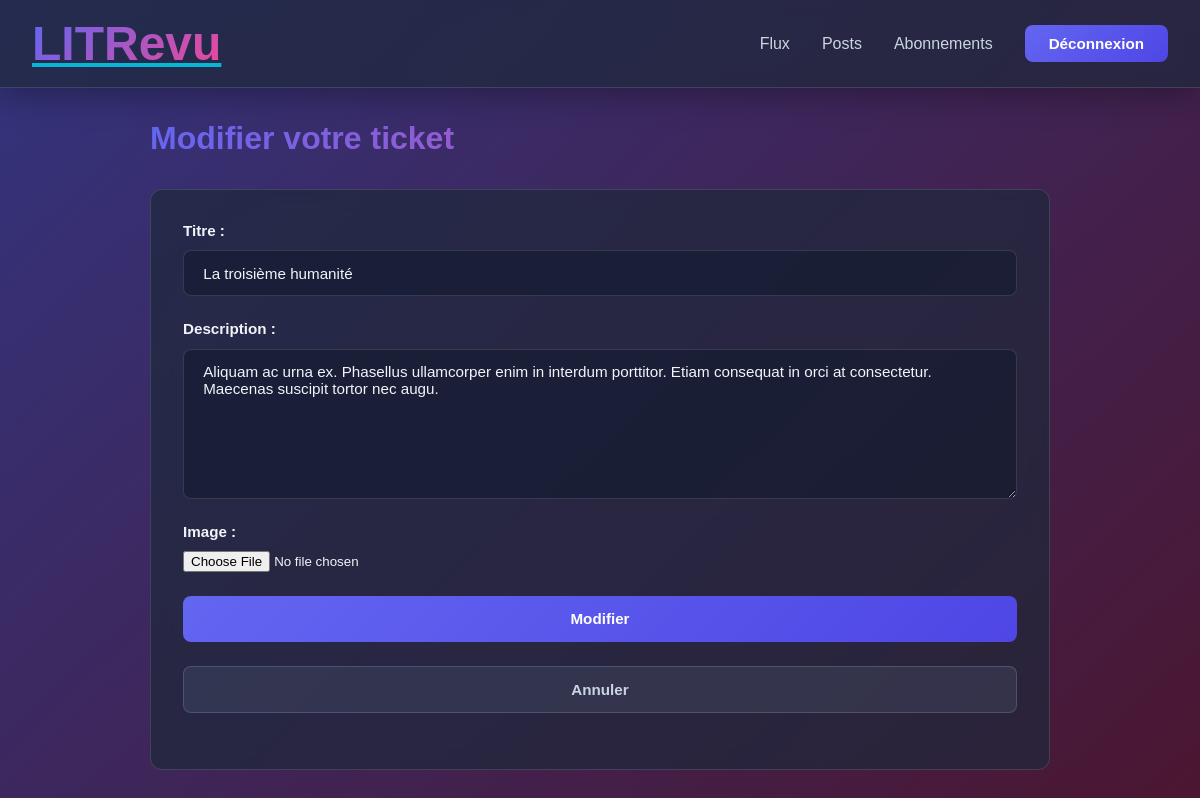
Page /reviews/tickets/38/modify/ (signed in) on the committed database.
### reviews/models.py (models this page shows, shortened)
class Ticket(models.Model):
    title = models.CharField(max_length=128)
    description = models.TextField(max_length=2048)
    user = models.ForeignKey(
        settings.AUTH_USER_MODEL,
        on_delete=models.CASCADE
    )
    image = models.ImageField(upload_to="tickets/", null=True, blank=True)
    time_created = models.DateTimeField(auto_now_add=True)

### reviews/views.py (the view, shortened to what this page needs)
# urls.py: path("tickets/<int:pk>/modify/", TicketUpdateView.as_view(),
class TicketUpdateView(UserTestCustom, UpdateView):
    template_name = 'reviews/ticket_form.html'
    success_url = reverse_lazy('reviews:posts')
    model = Ticket
    form_class = TicketForm

### reviews/forms.py
class TicketForm(forms.ModelForm):
    class Meta:
        model = Ticket
        fields = ['title', 'description', 'image']
        widgets = {
            'title': forms.TextInput(attrs={
                'placeholder': 'Title'
            }),
            'description': forms.Textarea(attrs={
                'rows': 3,
                'placeholder': 'Description',
            }),
            'image': forms.FileInput(attrs={
                'placeholder': 'Image'
            })
        }
        labels = {
            'title': 'Titre',
            'description': 'Description',
        }

### reviews/views.py (called while the page is built)
    def test_func(self):
        element = self.get_object()
        return element.user == self.request.user

### reviews/templates/reviews/ticket_form.html (shortened to what this page needs)
{% extends 'base.html' %}
{% load static %}
{% block extra_css %}
    <link rel="stylesheet" href="{% static 'reviews/css/ticket.css' %}">
{% endblock %}
{% block content %}
    <div class ="ticket-form">
        <h2>
            {% if object %}Modifier votre ticket{% else %}Créer un ticket{% endif %}
        </h2>
        <form method="post" enctype="multipart/form-data">
            {{ form.as_p }}
            <button type="submit">
                {% if object %}Modifier{% else %}Publier{% endif %}
            </button>
            <a href="{% if object %}{% url 'reviews:posts' %}{% else %}{% url 'reviews:feed' %}{% endif %}">Annuler</a>
        </form>
    </div>
{% endblock %}

### static/css/base.css (style rules this page uses)
* { margin: 0; padding: 0; box-sizing: border-box; }
:root { --primary: #6366f1; --primary-dark: #4f46e5; --secondary: #ec4899; --bg-dark: #0f172a; --bg-light: #1e293b; --glass-bg: rgba(30, 41, 59, 0.7); --glass-border: rgba(255, 255, 255, 0.125); --text-primary: #f1f5f9; --text-secondary: #cbd5e1; --accent: #06b6d4; }
html { scroll-behavior: smooth; }
body { font-family: 'Satoshi', sans-serif; background: linear-gradient(137deg,rgb(51, 52, 126) 0%, rgb(75, 22, 49) 100%); color: var(--text-primary); background-attachment: fixed; min-height: 100vh; }
button, .btn { background: linear-gradient(135deg, var(--primary), var(--primary-dark)); border: none; color: white; padding: 0.8rem 1.5rem; border-radius: 8px; cursor: pointer; font-weight: 600; transition: all 0.3s ease; font-family: inherit; font-size: 0.95rem; text-decoration: none; display: inline-block; }
a { color: var(--accent); transition: color 0.3s ease; }

### reviews/static/reviews/css/ticket.css (style rules this page uses)
.ticket-form { animation: fadeInUp 0.5s ease; max-width: 900px; margin: auto; }
.ticket-form h2 { font-size: 2rem; color: #f1f5f9; margin-bottom: 2rem; font-weight: 700; background: linear-gradient(135deg, #6366f1, #ec4899); -webkit-background-clip: text; -webkit-text-fill-color: transparent; background-clip: text; }
.ticket-form form { background: rgba(30, 41, 59, 0.7); backdrop-filter: blur(10px); border: 1px solid rgba(255, 255, 255, 0.125); border-radius: 12px; padding: 2rem; display: flex; flex-direction: column; gap: 0; }
.ticket-form form > * { margin-bottom: 1.5rem; }
.ticket-form form p { display: flex; flex-direction: column; gap: 0; }
.ticket-form form label { display: block; color: #f1f5f9; font-weight: 600; margin-bottom: 0.7rem; font-size: 0.95rem; }
.ticket-form form input[type="text"], .ticket-form form input[type="email"], .ticket-form form input[type="password"], .ticket-form form textarea { width: 100%; padding: 0.85rem 1.2rem; background: rgba(15, 23, 42, 0.5); border: 1px solid rgba(255, 255, 255, 0.125); border-radius: 8px; color: #f1f5f9; font-size: 0.95rem; font-family: 'Satoshi', sans-serif; transition: all 0.3s ease; resize: vertical; }
.ticket-form form textarea { min-height: 150px; }
.ticket-form button, .ticket-form a { padding: 0.9rem 2rem; border-radius: 8px; font-weight: 600; font-size: 0.95rem; text-decoration: none; transition: all 0.3s ease; display: inline-flex; align-items: center; justify-content: center; font-family: inherit; }
.ticket-form button { background: linear-gradient(135deg, #6366f1, #4f46e5); border: none; color: white; cursor: pointer; flex: 1.2; }
.ticket-form a { background: rgba(100, 116, 139, 0.2); color: #cbd5e1; border: 1px solid rgba(100, 116, 139, 0.5); flex: 1; }

### rows in the picture
Ticket: title "La troisième humanité", description "Aliquam ac urna ex. Phasellus ullamcorper enim in interdum porttitor. Etiam consequat in orci at consectetur. Maecenas suscipit tortor nec augu."
